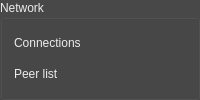
    <widget class="QGroupBox" name="groupBox">
     <property name="palette">
      <palette>
       <active>
        <colorrole role="WindowText">
         <brush brushstyle="SolidPattern">
          <color alpha="255">
           <red>236</red>
           <green>236</green>
           <blue>236</blue>
          </color>
         </brush>
        </colorrole>
        <colorrole role="Button">
         <brush brushstyle="SolidPattern">
          <color alpha="255">
           <red>72</red>
           <green>72</green>
           <blue>72</blue>
          </color>
         </brush>
        </colorrole>
        <colorrole role="Text">
         <brush brushstyle="SolidPattern">
          <color alpha="255">
           <red>236</red>
           <green>236</green>
           <blue>236</blue>
          </color>
         </brush>
        </colorrole>
        <colorrole role="Base">
         <brush brushstyle="SolidPattern">
          <color alpha="255">
           <red>72</red>
           <green>72</green>
           <blue>72</blue>
          </color>
         </brush>
        </colorrole>
        <colorrole role="Window">
         <brush brushstyle="SolidPattern">
          <color alpha="255">
           <red>72</red>
           <green>72</green>
           <blue>72</blue>
          </color>
         </brush>
        </colorrole>
       </active>
       <inactive>
        <colorrole role="WindowText">
         <brush brushstyle="SolidPattern">
          <color alpha="255">
           <red>236</red>
           <green>236</green>
           <blue>236</blue>
          </color>
         </brush>
        </colorrole>
        <colorrole role="Button">
         <brush brushstyle="SolidPattern">
          <color alpha="255">
           <red>72</red>
           <green>72</green>
           <blue>72</blue>
          </color>
         </brush>
        </colorrole>
        <colorrole role="Text">
         <brush brushstyle="SolidPattern">
          <color alpha="255">
           <red>236</red>
           <green>236</green>
           <blue>236</blue>
          </color>
         </brush>
        </colorrole>
        <colorrole role="Base">
         <brush brushstyle="SolidPattern">
          <color alpha="255">
           <red>72</red>
           <green>72</green>
           <blue>72</blue>
          </color>
         </brush>
        </colorrole>
        <colorrole role="Window">
         <brush brushstyle="SolidPattern">
          <color alpha="255">
           <red>72</red>
           <green>72</green>
           <blue>72</blue>
          </color>
         </brush>
        </colorrole>
       </inactive>
       <disabled>
        <colorrole role="WindowText">
         <brush brushstyle="SolidPattern">
          <color alpha="255">
           <red>159</red>
           <green>158</green>
           <blue>158</blue>
          </color>
         </brush>
        </colorrole>
        <colorrole role="Button">
         <brush brushstyle="SolidPattern">
          <color alpha="255">
           <red>72</red>
           <green>72</green>
           <blue>72</blue>
          </color>
         </brush>
        </colorrole>
        <colorrole role="Text">
         <brush brushstyle="SolidPattern">
          <color alpha="255">
           <red>159</red>
           <green>158</green>
           <blue>158</blue>
          </color>
         </brush>
        </colorrole>
        <colorrole role="Base">
         <brush brushstyle="SolidPattern">
          <color alpha="255">
           <red>72</red>
           <green>72</green>
           <blue>72</blue>
          </color>
         </brush>
        </colorrole>
        <colorrole role="Window">
         <brush brushstyle="SolidPattern">
          <color alpha="255">
           <red>72</red>
           <green>72</green>
           <blue>72</blue>
          </color>
         </brush>
        </colorrole>
       </disabled>
      </palette>
     </property>
     <property name="title">
      <string>Network</string>
     </property>
     <layout class="QGridLayout" name="gridLayout">
      <item row="0" column="0">
       <widget class="QLabel" name="label">
        <property name="minimumSize">
         <size>
          <width>150</width>
          <height>0</height>
         </size>
        </property>
        <property name="text">
         <string>&lt;html&gt;&lt;head/&gt;&lt;body&gt;&lt;p&gt;&lt;span style=&quot; color:#ececec;&quot;&gt;Connections&lt;/span&gt;&lt;/p&gt;&lt;/body&gt;&lt;/html&gt;</string>
        </property>
       </widget>
      </item>
      <item row="0" column="1">
       <widget class="QLabel" name="m_connections">
        <property name="palette">
         <palette>
          <active>
           <colorrole role="WindowText">
            <brush brushstyle="SolidPattern">
             <color alpha="255">
              <red>236</red>
              <green>236</green>
              <blue>236</blue>
             </color>
            </brush>
           </colorrole>
           <colorrole role="Button">
            <brush brushstyle="SolidPattern">
             <color alpha="255">
              <red>72</red>
              <green>72</green>
              <blue>72</blue>
             </color>
            </brush>
           </colorrole>
           <colorrole role="Base">
            <brush brushstyle="SolidPattern">
             <color alpha="255">
              <red>72</red>
              <green>72</green>
              <blue>72</blue>
             </color>
            </brush>
           </colorrole>
           <colorrole role="Window">
            <brush brushstyle="SolidPattern">
             <color alpha="255">
              <red>72</red>
              <green>72</green>
              <blue>72</blue>
             </color>
            </brush>
           </colorrole>
          </active>
          <inactive>
           <colorrole role="WindowText">
            <brush brushstyle="SolidPattern">
             <color alpha="255">
              <red>236</red>
              <green>236</green>
              <blue>236</blue>
             </color>
            </brush>
           </colorrole>
           <colorrole role="Button">
            <brush brushstyle="SolidPattern">
             <color alpha="255">
              <red>72</red>
              <green>72</green>
              <blue>72</blue>
             </color>
            </brush>
           </colorrole>
           <colorrole role="Base">
            <brush brushstyle="SolidPattern">
             <color alpha="255">
              <red>72</red>
              <green>72</green>
              <blue>72</blue>
             </color>
            </brush>
           </colorrole>
           <colorrole role="Window">
            <brush brushstyle="SolidPattern">
             <color alpha="255">
              <red>72</red>
              <green>72</green>
              <blue>72</blue>
             </color>
            </brush>
           </colorrole>
          </inactive>
          <disabled>
           <colorrole role="WindowText">
            <brush brushstyle="SolidPattern">
             <color alpha="255">
              <red>159</red>
              <green>158</green>
              <blue>158</blue>
             </color>
            </brush>
           </colorrole>
           <colorrole role="Button">
            <brush brushstyle="SolidPattern">
             <color alpha="255">
              <red>72</red>
              <green>72</green>
              <blue>72</blue>
             </color>
            </brush>
           </colorrole>
           <colorrole role="Base">
            <brush brushstyle="SolidPattern">
             <color alpha="255">
              <red>72</red>
              <green>72</green>
              <blue>72</blue>
             </color>
            </brush>
           </colorrole>
           <colorrole role="Window">
            <brush brushstyle="SolidPattern">
             <color alpha="255">
              <red>72</red>
              <green>72</green>
              <blue>72</blue>
             </color>
            </brush>
           </colorrole>
          </disabled>
         </palette>
        </property>
        <property name="styleSheet">
         <string notr="true">font: 13pt Dual;</string>
        </property>
        <property name="text">
         <string/>
        </property>
       </widget>
      </item>
      <item row="1" column="0">
       <widget class="QLabel" name="label_7">
        <property name="minimumSize">
         <size>
          <width>150</width>
          <height>0</height>
         </size>
        </property>
        <property name="text">
         <string>&lt;html&gt;&lt;head/&gt;&lt;body&gt;&lt;p&gt;&lt;span style=&quot; color:#ececec;&quot;&gt;Peer list&lt;/span&gt;&lt;/p&gt;&lt;/body&gt;&lt;/html&gt;</string>
        </property>
       </widget>
      </item>
      <item row="1" column="1">
       <widget class="QLabel" name="m_peerList">
        <property name="styleSheet">
         <string notr="true">font-family: Dual;</string>
        </property>
        <property name="text">
         <string/>
        </property>
       </widget>
      </item>
     </layout>
    </widget>
